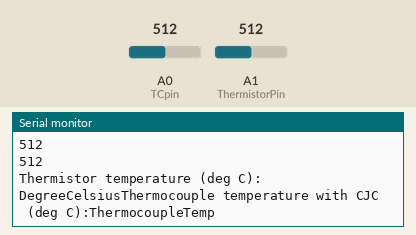
Simulated run of this sketch. Board: Arduino Uno, built with avr-gcc and run on an emulated ATmega328P. Parts: the last lines printed to the serial monitor. The inputs (shaded band) are chosen by the test bench; at power-on: A1 (ThermistorPin) = 512, A0 (TCpin) = 512.

Above: at 6.3 s.
6.4 s: A1 (ThermistorPin) set to 104
At 8.2 s:
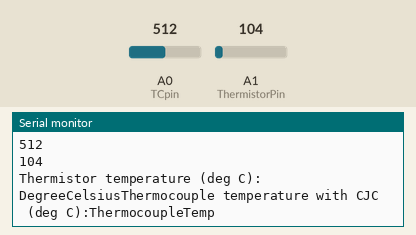
10.6 s: A1 (ThermistorPin) set to 92
At 12.4 s:
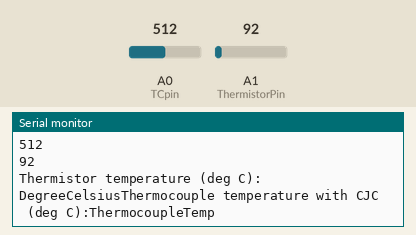
14.8 s: A0 (TCpin) set to 984
At 16.3 s:
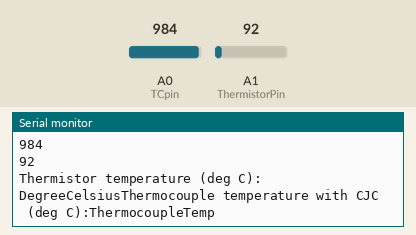
19.0 s: A0 (TCpin) set to 1009
At 20.8 s:
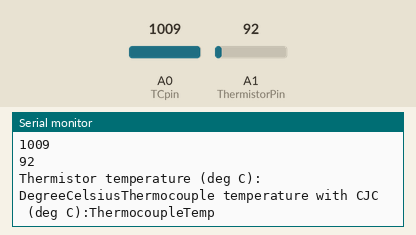
Timing chart, 0 to 22.3 s (numbered marks = the images above; inputs shaded):
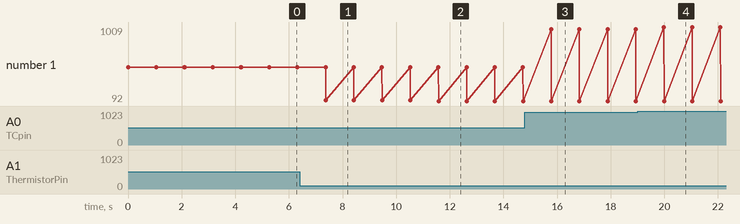

Measured:
- after the input at 6.4 s, the serial monitor: prints a new line after 0.97 s (image 1)
- after the input at 10.6 s, the serial monitor: prints a new line after 0.98 s (image 2)
- after the input at 14.8 s, the serial monitor: prints a new line after 0.98 s (image 3)
- after the input at 19.0 s, the serial monitor: prints a new line after 0.99 s (image 4)
- plotted number 1: 512 → 104 after the input at 6.4 s, 104 → 92 after the input at 10.6 s, 92 → 1009 after the input at 19.0 s

The sketch:

TwoSensors.ino
```cpp
/* Test program for reading of thermistor, thermocouple and LVDT.
   K-type thermocouple functions written by Arthur Jones using
   official NIST polynomial data from
   https://srdata.nist.gov/its90/download/type_k.tab */

#include <math.h> /* needed for exp() and pow() */

/* It is good practice to define things like pins used at the start
   so that you avoid hard-coded values (magic numbers) in code */
#define TCpin A0
#define ThermistorPin A1

/* Similarly, define any constant values e.g. Vref, B, R0 here to avoid
  need for "magic numbers" in code */
  // Define VRef
    float VRef = 5.00; // Storing the value 5 into VRef as a float
    int Input;
    int thermocouplevalue=0;
    int thermistorvalue=1;
    // Define Thermistor constants
    float DegConversion = 273.15;
    float To = 298.15;
    float B = 3975;
    float Ro = 10;
    int nADC;//Storing the value 0 into nADC as a integer
    float VADC;
    float ResThermS;
    float REStoTemp;
    float tempresult;
    float TempDeg;
    float PreThermoCoupleVol;
    float tempDegC;
    float ForwardFunction;
    float tcEMFmV;
    float InverseFunction;

void setup() {
  // put your setup code here, to run once:
  Serial.begin(9600);

}

void loop() {
  // put your main code here, to run repeatedly:
  thermocouplevalue=analogRead(TCpin); //reads the input pin
  Serial.println(thermocouplevalue); //debugs the value
  thermistorvalue=analogRead(ThermistorPin);
  Serial.println(thermistorvalue);
  Input=thermistorvalue;
  VADC = ADCtoVol(nADC, VRef); //calling the function ADCtoVol using varibales nADC and VRef
  ResThermS = ((10*3.3)/VADC)-10; //Eq(4) logic to convert the voltage from the ADC to its corresponding resistance value
  REStoTemp = (1/To+1/B*log(ResThermS/Ro));//Eq(3) logic converting reistance to its corresponding temperature
  int exp=-1; //Storing the exponential as -1
  tempresult = pow(REStoTemp,exp);//Power function in the from of pow(base,exponential)
  TempDeg = KeltoDeg(tempresult,DegConversion); //calling the function KeltoDeg using varibales tempresult and DegConversion
  PreThermoCoupleVol = (VADC-0.35)/54.4; //Eq(5) logic converting ADC voltage to thermocouple voltage
  tempDegC = TempDeg; //Storing Temperature of thermistor in degrees into the varibale used in the Forward function
  ForwardFunction = NISTdegCtoMilliVoltsKtype(tempDegC); //calling the function NISTdegCtoMilliVoltsKtype using varibales tempDegC
  tcEMFmV = (PreThermoCoupleVol*pow(10,3)) + ForwardFunction; //Eq(6) logic where PreThermoCoupleVol is converted to mV
  InverseFunction = NISTmilliVoltsToDegCKtype(tcEMFmV); //calling the function NISTmilliVoltsToDegCKtype using varibales tcEMFmV
  Serial.print("Thermistor temperature (deg C): ");
  Serial.print("DegreeCelsius");
  Serial.print("Thermocouple temperature with CJC  (deg C):");
  Serial.print("ThermocoupleTemp");
  Serial.print("\n");

  delay(1000);

}

float ADCtoVol (int nADC, float VRef) //Creating the function ADCtoVol, using variables nADC and Vref whilst storing it as a float
{
    float VADC = ((nADC*VRef)/1024); //Eq(1) logic
    return VADC; //returning the variable VADC so that the function takes this variables value

}
float KeltoDeg(float tempresult, float DegConversion) //Creating the function KeltoDeg, using variables tempresult and DegConversion whilst storing it as a float
{
    float TempDeg = (tempresult - DegConversion); // conversion equation from kelvins to degrees
    return TempDeg; //returning the variable TempDeg so that the function takes this variables value
}
/* Under no circumstances change any of the following code, it is fine as it is */
float NISTdegCtoMilliVoltsKtype(float tempDegC)
/* returns EMF in millivolts */
{
    int i;
    float milliVolts = 0;
    if(tempDegC >= -170 && tempDegC < 0)
    {
        const float coeffs[11] =
        {
            0.000000000000E+00,
            0.394501280250E-01,
            0.236223735980E-04,
            -0.328589067840E-06,
            -0.499048287770E-08,
            -0.675090591730E-10,
            -0.574103274280E-12,
            -0.310888728940E-14,
            -0.104516093650E-16,
            -0.198892668780E-19,
            -0.163226974860E-22
        };
        for (i=0; i<=10; i++)
        {
            milliVolts += coeffs[i] * pow(tempDegC,i);
        }
    }
    else if(tempDegC >= 0 && tempDegC <= 1372)
    {
        const float coeffs[10] =
        {
            -0.176004136860E-01,
            0.389212049750E-01,
            0.185587700320E-04,
            -0.994575928740E-07,
            0.318409457190E-09,
            -0.560728448890E-12,
            0.560750590590E-15,
            -0.320207200030E-18,
            0.971511471520E-22,
            -0.121047212750E-25
        };
        const float a0 =  0.118597600000E+00;
        const float a1 = -0.118343200000E-03;
        const float a2 =  0.126968600000E+03;

        for (i=0; i<=9; i++)
        {
            milliVolts += coeffs[i] * pow(tempDegC,i);
        }

        milliVolts += a0*exp(a1*(tempDegC - a2)*(tempDegC - a2));
    }
    else
    {
        milliVolts = 99E9;
    }
    return milliVolts;
}

float NISTmilliVoltsToDegCKtype(float tcEMFmV)
// returns temperature in deg C.
{

        int i, j;
        float tempDegC = 0;
        const float coeffs[11][3] =
        {
          {0.0000000E+00,  0.000000E+00, -1.318058E+02},
         {2.5173462E+01,  2.508355E+01,  4.830222E+01},
         {-1.1662878E+00,  7.860106E-02, -1.646031E+00},
         {-1.0833638E+00, -2.503131E-01,  5.464731E-02},
         {-8.9773540E-01,  8.315270E-02, -9.650715E-04},
         {-3.7342377E-01, -1.228034E-02,  8.802193E-06},
         {-8.6632643E-02,  9.804036E-04, -3.110810E-08},
         {-1.0450598E-02, -4.413030E-05,  0.000000E+00},
         {-5.1920577E-04,  1.057734E-06,  0.000000E+00},
         {0.0000000E+00, -1.052755E-08,  0.000000E+00}
       };
       if(tcEMFmV >=-5.891 && tcEMFmV <=0 )
       {
           j=0;
       }
       else if (tcEMFmV > 0 && tcEMFmV <=20.644  )
       {
           j=1;
       }
       else if (tcEMFmV > 20.644 && tcEMFmV <=54.886  )
       {
           j=2;
       }
       else
       {
           return 99E99;
       }

       for (i=0; i<=9; i++)
        {
            tempDegC += coeffs[i][j] * pow(tcEMFmV,i);
        }
    return tempDegC;
}
```
